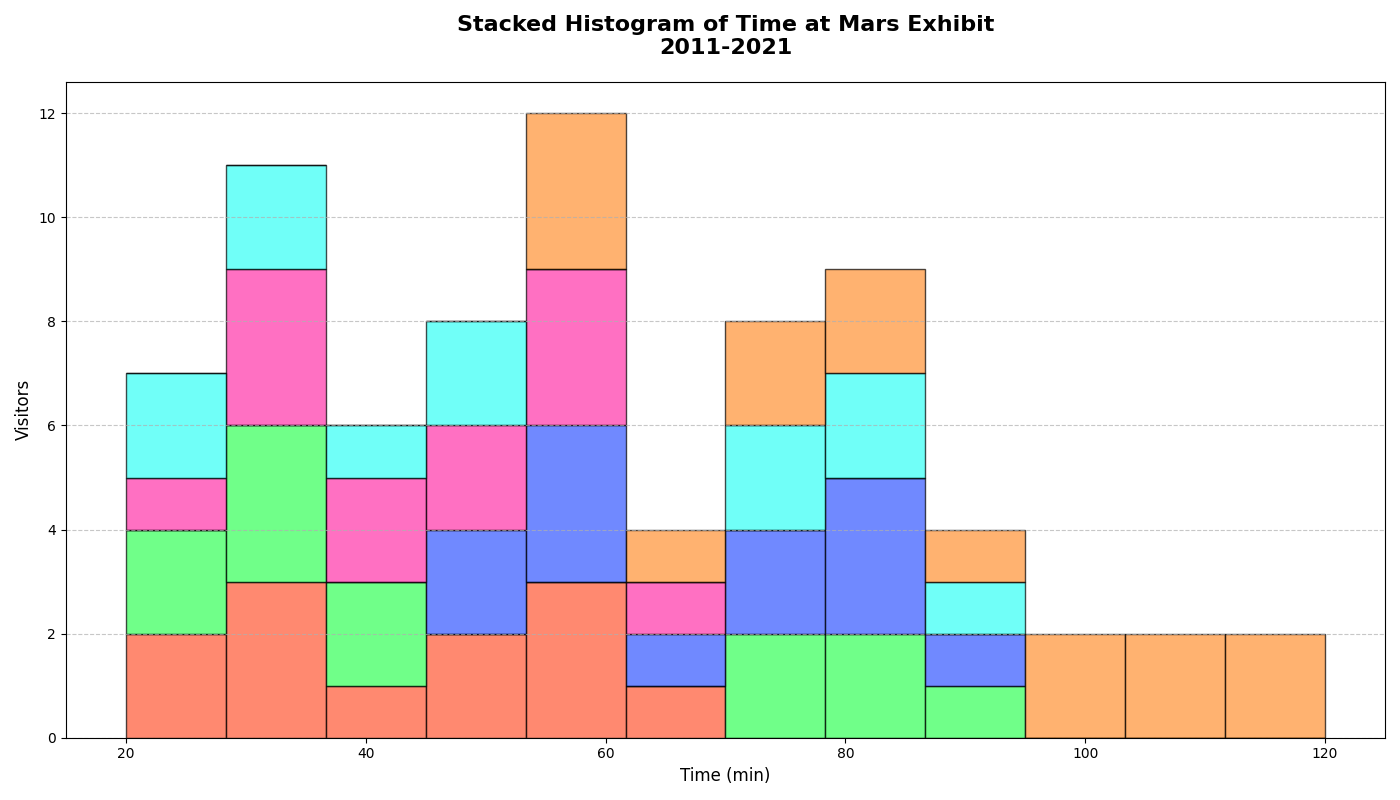

Write the Python code that produced this figure.
import matplotlib.pyplot as plt
import numpy as np

visitor_times_group_1 = [20, 25, 30, 30, 35, 40, 45, 50, 55, 60, 60, 65]
visitor_times_group_2 = [70, 75, 80, 85, 90, 20, 25, 30, 30, 35, 40, 40]
visitor_times_group_3 = [45, 50, 55, 60, 60, 65, 70, 75, 80, 80, 85, 90]
visitor_times_group_4 = [25, 30, 30, 35, 40, 40, 45, 50, 55, 60, 60, 65]
visitor_times_group_5 = [70, 75, 80, 85, 90, 20, 25, 30, 35, 40, 45, 50]
visitor_times_group_6 = [55, 60, 60, 65, 70, 75, 80, 85, 90, 95, 100, 105, 110, 115, 120]

visitor_times = [visitor_times_group_1, visitor_times_group_2, visitor_times_group_3,
                 visitor_times_group_4, visitor_times_group_5, visitor_times_group_6]

fig, ax = plt.subplots(figsize=(14, 8))

n, bins, patches = ax.hist(visitor_times, bins=12, stacked=True, edgecolor='black', alpha=0.7)

# New colors for the bars
colors = ['#FF5733', '#33FF57', '#3357FF', '#FF33A8', '#33FFF6', '#FF9233']

# Apply new colors to each group of bars
for patch, color in zip(patches, colors):
    for rectangle in patch:
        rectangle.set_facecolor(color)

ax.set_title('Stacked Histogram of Time at Mars Exhibit\n2011-2021', fontsize=16, fontweight='bold', pad=20)
ax.set_xlabel('Time (min)', fontsize=12)
ax.set_ylabel('Visitors', fontsize=12)

ax.grid(True, axis='y', linestyle='--', alpha=0.7)

plt.tight_layout()
plt.show()
